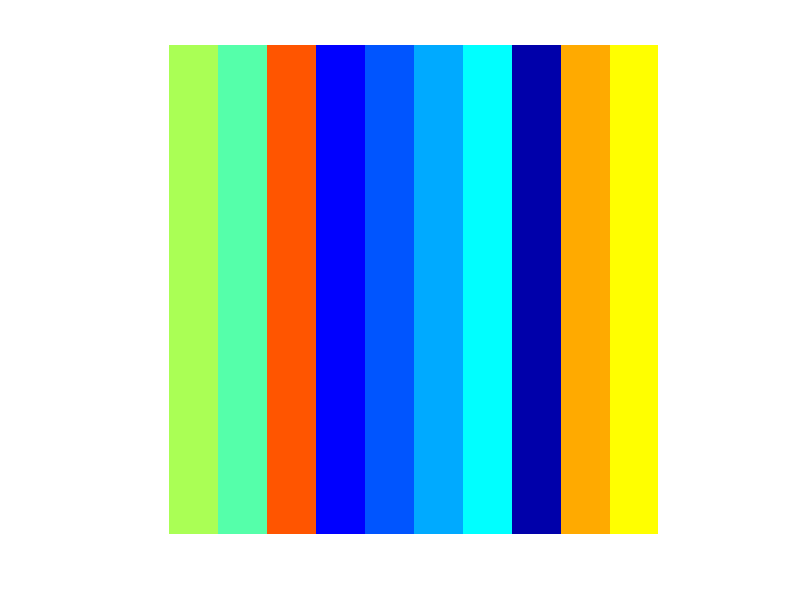

MATLAB code for this plot: (Note: this script raises an error after producing the figure.)
%%% RemoteDataToolbox Copyright (c) 2015 The RemoteDataToolbox Team.
%
% This is a tutorial for working with the Remote Data Toolbox.
%
% This script shows how you might generate some data as part of a project
% and publish that data as an artifact to the project's remote data
% repository.
%
% This script uses a JSON file to configure the Remote Data Toolbox with
% things like the Url of the project's remote repository.  This simplifies
% various calls to the Remote Data Toolbox functions.
%
% You probably don't want to store your project's repository credentials in
% a JSON file, because others would be able to read it.  So before
% publishing data, this script will prompt you to enter a password into a
% dialog window.  For this demo, use the user name "test" and password
% "test123".
%
% See the rdtExampleProjectReadData.m to see how to read data that's
% already been published.
%
% @ingroup examples

clear;
clc;

%% Generate an image.

% generate some random data and save it as an image.
row = 1 + floor((0:499) / 50);
indexes = repmat(row, 500, 1);
colors = jet(10);
colors = colors(randperm(10), :);
imageData = colors(indexes, :);
imageData = reshape(imageData, 500, 500, 3);
imageFile = fullfile(tempdir(), 'my-image.png');
imwrite(imageData, imageFile, 'png');

% view the image
imshow(imageFile)

%% Get repository configuration and credentials.

% cd to "project" folder so RemodeDataToolbox can locate JSON configuration
thisFolder = fileparts(which('rdtExamplePublishData'));
cd(thisFolder);

% enter credentials (test:test123) to complete the configuration
configuration = rdtCredentialsDialog('brainard-archiva');

%% Publish the image as an artifact.

% each artifact is located at a remote path
remotePath = 'project-demo';

% each artifact must have an artifactId, which is like a file name
artifactId = 'demo-image';

% each artifact must have a version, the default is version '1'
version = '42';

% supply the configuration, which now contains publishing credentials
artifact = rdtPublishArtifact(configuration, ...
    imageFile, ...
    remotePath, ...
    'artifactId', artifactId, ...
    'version', version);

%% See metadata about the new artifact!
disp(artifact)

%% Visit the new artifact on the web!

% From the directory listing, click on png file and check that the image in
% the brwoser matches the image in the Matlab figure.
rdtOpenBrowser(artifact);
